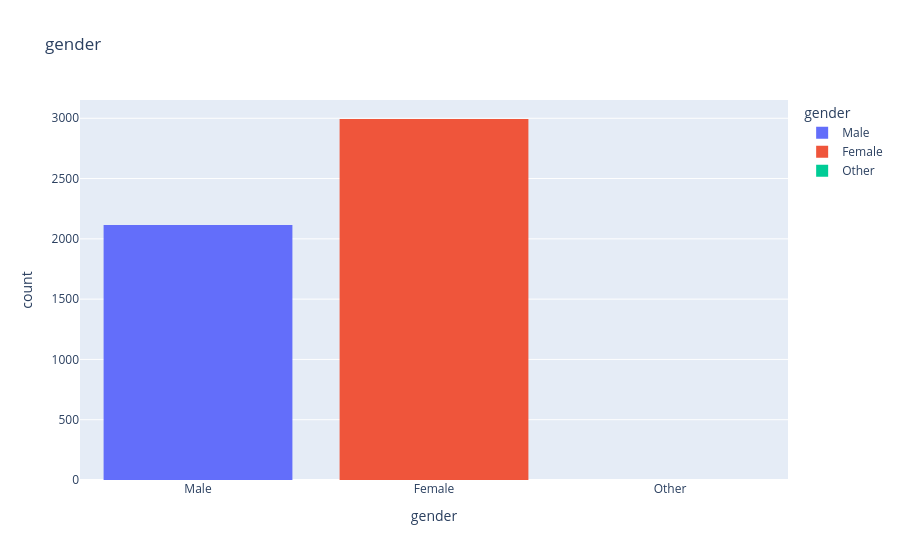
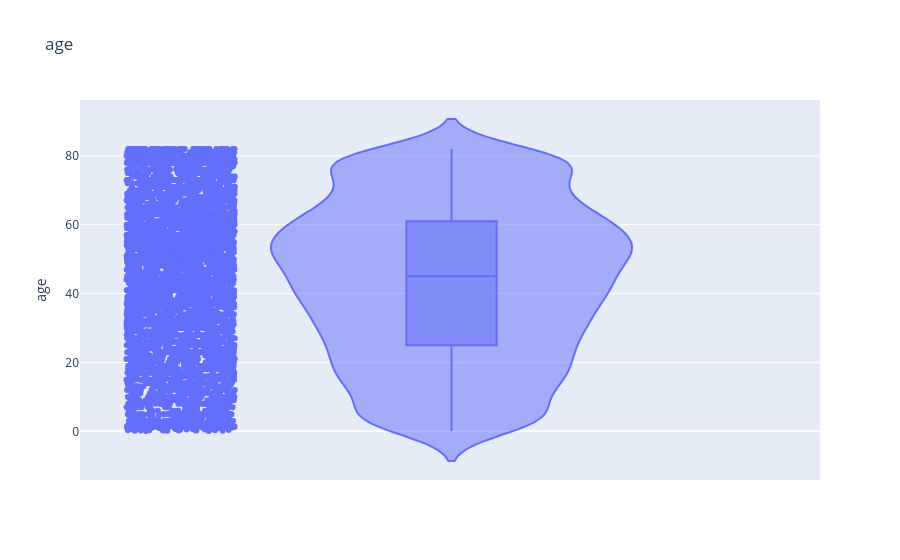
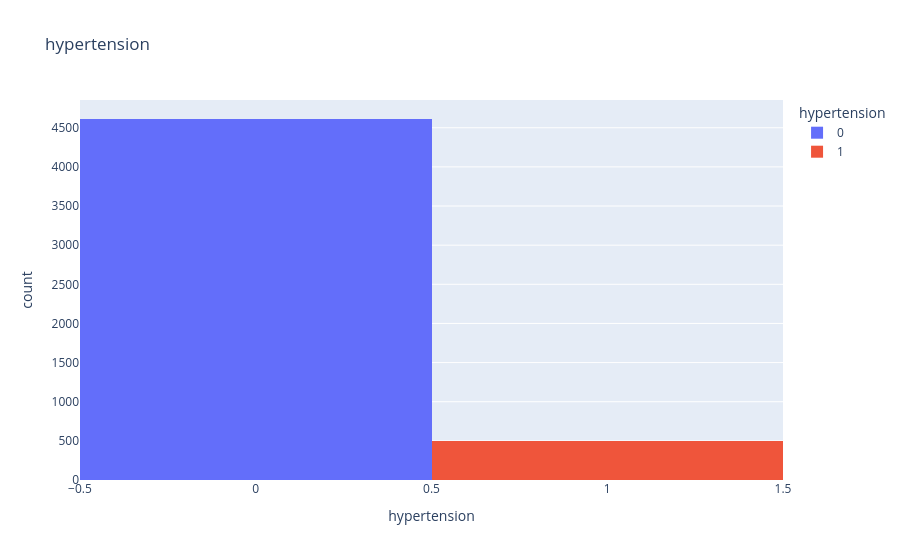
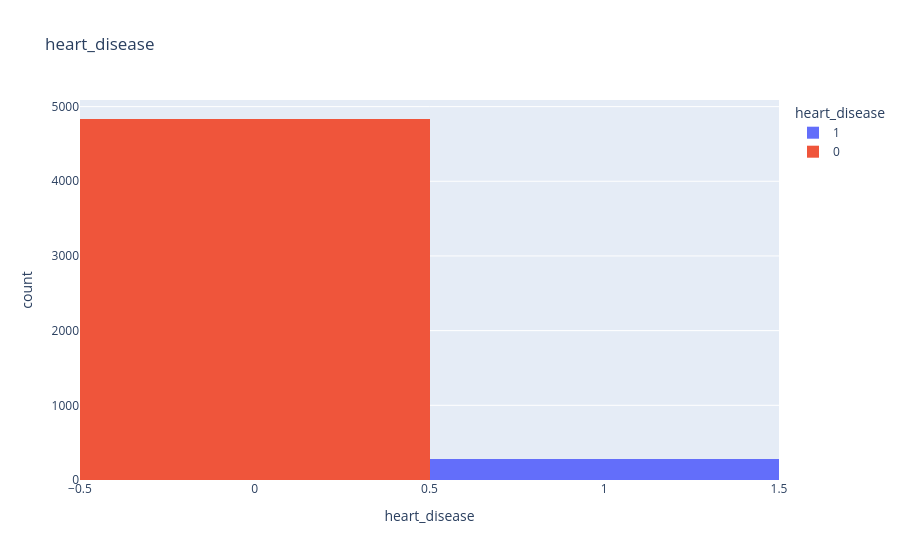

The notebook cell saved with these charts, in order:
### Markdown cell above
### 2.1 Solution: Violin plots and histograms


Consider you dataframe columns that are not the outcome variable. How are the measurements distributed?

To study the distributions we want to make **violin plots** of variables, i.e. data columns, that are numeric and **histograms** of the variables that are strings/categorical.

To check for the data type of a column, have a look at how data types are specified in `dataframe.dtypes`. Then check the data type of each column. Remember a column is a **pandas `Series`**, so it has a `dtype` attribute (only dataframes have `dtypes`!).

You can start by figuring out how to make a plot of the data in one column. Once you have that, make one plot for each column that is numeric or a string (except the outcome). This is a repetitive task, so it is ideally suited for a loop. Remember to use `fig.show()` to actually display your plots.

**Pro version**: Some columns are not actually predictors, such as a the ID column. You can identify these columns i.e. by seeing that each of their values is unique (this would be very unlikely for a measured variable). Skip them when making the plots.

### Code cell
# for loop to iterate through all the columns
for col_name in data.columns: 
    # the id column is not necessary to plot since it is all unique values per row
    if col_name == "id":
        # the continue statement will skip the iteration and go to the next column 
        continue 
    # by using the dtype method we can check the type of the column. If it is numeric, do a violin plot
    elif data[col_name].dtype == 'int64' or data[col_name].dtype == 'float64': 
        # make a violin plot with boxplot in the middle and show all data points. Also, add a title with the name of the variable
        fig = px.violin(data, y=col_name, title = col_name, 
                        box = True, points = "all")
        fig.show()
    else:
        # make a histogram plot. Also, add a title with the name of the variable and separate by the different values
        fig = px.histogram(data, x=col_name, title = col_name, color = col_name)
        fig.show()

### Figure 1 — Plotly figure (JSON) as saved in the notebook; plotly's stock layout.template omitted (floating-point values rounded to 4 significant figures; data arrays with more than 128 entries replaced by an {"elided": "..."} marker saying what was removed)
{"data": [{"bingroup": "x", "hovertemplate": "gender=%{x}<br>count=%{y}<extra></extra>", "legendgroup": "Male", "marker": {"color": "#636efa", "pattern": {"shape": ""}}, "name": "Male", "orientation": "v", "showlegend": true, "type": "histogram", "x": {"elided": "2115 str values"}, "xaxis": "x", "yaxis": "y"}, {"bingroup": "x", "hovertemplate": "gender=%{x}<br>count=%{y}<extra></extra>", "legendgroup": "Female", "marker": {"color": "#EF553B", "pattern": {"shape": ""}}, "name": "Female", "orientation": "v", "showlegend": true, "type": "histogram", "x": {"elided": "2994 str values"}, "xaxis": "x", "yaxis": "y"}, {"bingroup": "x", "hovertemplate": "gender=%{x}<br>count=%{y}<extra></extra>", "legendgroup": "Other", "marker": {"color": "#00cc96", "pattern": {"shape": ""}}, "name": "Other", "orientation": "v", "showlegend": true, "type": "histogram", "x": ["Other"], "xaxis": "x", "yaxis": "y"}], "layout": {"barmode": "relative", "legend": {"title": {"text": "gender"}, "tracegroupgap": 0}, "title": {"text": "gender"}, "xaxis": {"anchor": "y", "categoryarray": ["Male", "Female", "Other"], "categoryorder": "array", "domain": [0, 1], "title": {"text": "gender"}}, "yaxis": {"anchor": "x", "domain": [0, 1], "title": {"text": "count"}}}}

### Figure 2 — Plotly figure (JSON) as saved in the notebook; plotly's stock layout.template omitted (floating-point values rounded to 4 significant figures; data arrays with more than 128 entries replaced by an {"elided": "..."} marker saying what was removed)
{"data": [{"alignmentgroup": "True", "box": {"visible": true}, "hovertemplate": "age=%{y}<extra></extra>", "legendgroup": "", "marker": {"color": "#636efa"}, "name": "", "offsetgroup": "", "orientation": "v", "points": "all", "scalegroup": "True", "showlegend": false, "type": "violin", "x0": " ", "xaxis": "x", "y": {"elided": "5110 float values"}, "y0": " ", "yaxis": "y"}], "layout": {"legend": {"tracegroupgap": 0}, "title": {"text": "age"}, "violinmode": "group", "xaxis": {"anchor": "y", "domain": [0, 1]}, "yaxis": {"anchor": "x", "domain": [0, 1], "title": {"text": "age"}}}}

### Figure 3 — Plotly figure (JSON) as saved in the notebook; plotly's stock layout.template omitted (floating-point values rounded to 4 significant figures; data arrays with more than 128 entries replaced by an {"elided": "..."} marker saying what was removed)
{"data": [{"bingroup": "x", "hovertemplate": "hypertension=%{x}<br>count=%{y}<extra></extra>", "legendgroup": "0", "marker": {"color": "#636efa", "pattern": {"shape": ""}}, "name": "0", "orientation": "v", "showlegend": true, "type": "histogram", "x": {"elided": "4612 int values"}, "xaxis": "x", "yaxis": "y"}, {"bingroup": "x", "hovertemplate": "hypertension=%{x}<br>count=%{y}<extra></extra>", "legendgroup": "1", "marker": {"color": "#EF553B", "pattern": {"shape": ""}}, "name": "1", "orientation": "v", "showlegend": true, "type": "histogram", "x": {"elided": "498 int values"}, "xaxis": "x", "yaxis": "y"}], "layout": {"barmode": "relative", "legend": {"title": {"text": "hypertension"}, "tracegroupgap": 0}, "title": {"text": "hypertension"}, "xaxis": {"anchor": "y", "categoryarray": [0, 1], "categoryorder": "array", "domain": [0, 1], "title": {"text": "hypertension"}}, "yaxis": {"anchor": "x", "domain": [0, 1], "title": {"text": "count"}}}}

### Figure 4 — Plotly figure (JSON) as saved in the notebook; plotly's stock layout.template omitted (floating-point values rounded to 4 significant figures; data arrays with more than 128 entries replaced by an {"elided": "..."} marker saying what was removed)
{"data": [{"bingroup": "x", "hovertemplate": "heart_disease=%{x}<br>count=%{y}<extra></extra>", "legendgroup": "1", "marker": {"color": "#636efa", "pattern": {"shape": ""}}, "name": "1", "orientation": "v", "showlegend": true, "type": "histogram", "x": {"elided": "276 int values"}, "xaxis": "x", "yaxis": "y"}, {"bingroup": "x", "hovertemplate": "heart_disease=%{x}<br>count=%{y}<extra></extra>", "legendgroup": "0", "marker": {"color": "#EF553B", "pattern": {"shape": ""}}, "name": "0", "orientation": "v", "showlegend": true, "type": "histogram", "x": {"elided": "4834 int values"}, "xaxis": "x", "yaxis": "y"}], "layout": {"barmode": "relative", "legend": {"title": {"text": "heart_disease"}, "tracegroupgap": 0}, "title": {"text": "heart_disease"}, "xaxis": {"anchor": "y", "categoryarray": [1, 0], "categoryorder": "array", "domain": [0, 1], "title": {"text": "heart_disease"}}, "yaxis": {"anchor": "x", "domain": [0, 1], "title": {"text": "count"}}}}
